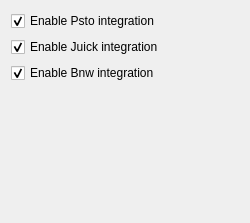
<?xml version="1.0" encoding="UTF-8"?>
<ui version="4.0">
 <class>BlogImproverSettingsForm</class>
 <widget class="QWidget" name="BlogImproverSettingsForm">
  <property name="geometry">
   <rect>
    <x>0</x>
    <y>0</y>
    <width>250</width>
    <height>223</height>
   </rect>
  </property>
  <property name="windowTitle">
   <string>Form</string>
  </property>
  <layout class="QFormLayout" name="formLayout_2">
   <property name="fieldGrowthPolicy">
    <enum>QFormLayout::ExpandingFieldsGrow</enum>
   </property>
   <item row="0" column="0">
    <widget class="QCheckBox" name="enablePstoIntegration">
     <property name="text">
      <string>Enable Psto integration</string>
     </property>
     <property name="checked">
      <bool>true</bool>
     </property>
    </widget>
   </item>
   <item row="1" column="0">
    <widget class="QCheckBox" name="enableJuickIntegration">
     <property name="text">
      <string>Enable Juick integration</string>
     </property>
     <property name="checked">
      <bool>true</bool>
     </property>
    </widget>
   </item>
   <item row="2" column="0">
    <widget class="QCheckBox" name="enableBnwIntegration">
     <property name="text">
      <string>Enable Bnw integration</string>
     </property>
     <property name="checked">
      <bool>true</bool>
     </property>
    </widget>
   </item>
  </layout>
 </widget>
 <resources/>
 <connections/>
</ui>
